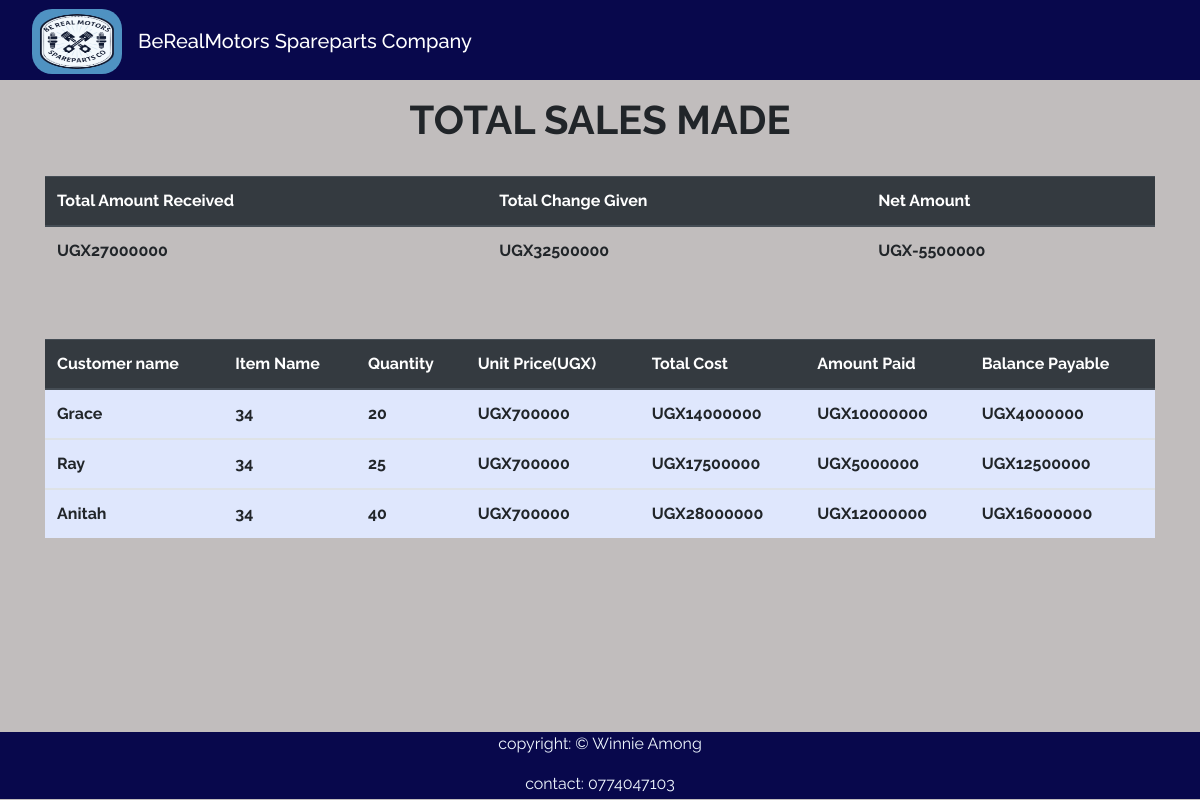
The page /all_sales/ on the database as committed earlier.
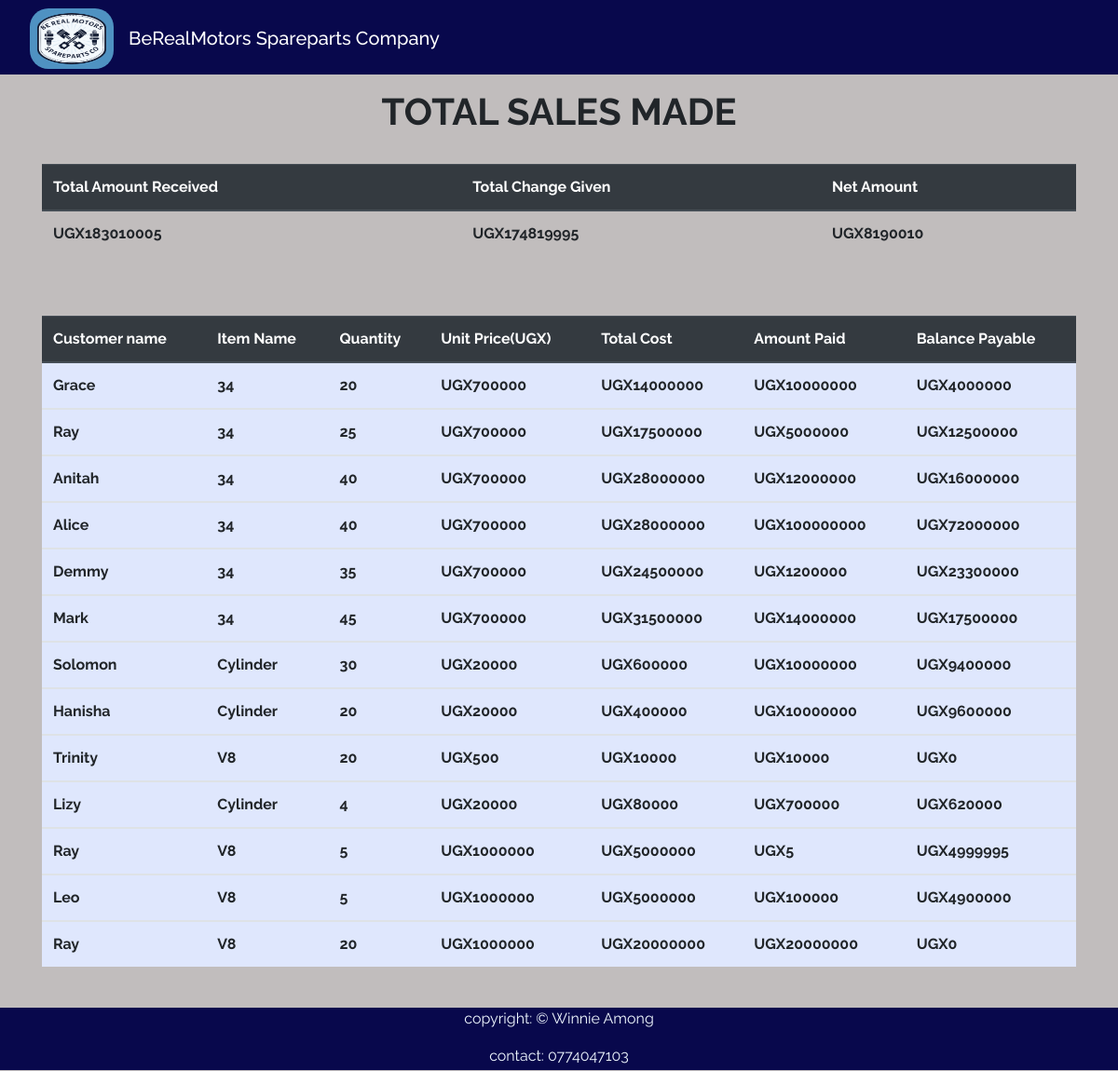
The same page on the database as committed later.
### spareApp/models.py (models this page shows, shortened)
class Sale(models.Model):
    part_purchased = models.ForeignKey(Product,on_delete=models.CASCADE,null=False, blank=False)
    quantity = models.IntegerField(default=0,null=False,blank=False)
    amount_received = models.IntegerField(default=0,null=False,blank=False)
    buyer_names = models.CharField(max_length=100,null=False,blank=False)
    unit_price = models.IntegerField(default=0,null=False,blank=False)
    branch = models.CharField(max_length=100, null=False,blank=False)
    buyer_contact = models.IntegerField(default=0,null=False,blank=False)
    date_of_purchase = models.DateField(default=timezone.now)
    def get_total(self):
        total = self.quantity * self.part_purchased.unit_price
        return int(total)
    def get_change(self):
        change = self.get_total() -self.amount_received
        return abs(int(change))

class Product(models.Model):
    Category_name = models.ForeignKey(Category,on_delete=models.CASCADE,null=False, blank=False)
    part_name = models.CharField(max_length=50, null = False, blank=False)
    country_of_origin = models.CharField(max_length=50,null=False,blank=False)
    total_quantity = models.IntegerField(default=0, null=False, blank=False)
    issued_quantity = models.IntegerField(default=0, null=False,blank=False)
    received_quantity = models.IntegerField(default=0, null=False,blank=False)
    unit_price =models.IntegerField(default=0, null=False,blank=False)
    arrival_date =models.DateField(default=timezone.now)
    branch_name =models.CharField(max_length=100, null=False,blank=False)
    part_number = models.IntegerField(default=0,null=True,blank=True)
    def __str__(self):
        return self.part_name

### spareApp/views.py (the view)
# urls.py: path('all_sales/',views.all_sales,name='all_sales'),
def all_sales(request):
   sales = Sale.objects.all()
   total = sum([items.amount_received for items in sales])
   change = sum([items.get_change() for items in sales])
   net = total - change
   return render(request,'spare/all_sales.html',{'sales':sales,'total':total,'change':change,'net':net})

### template/spare/all_sales.html
{% extends 'spare/base.html' %}
{% block content%}
<br></br><br><br>
<div class = "container">
<h1 class = "text-center" style="font-weight: bolder;">TOTAL SALES MADE</h1><br>
  <table class="table" style="border: black;">
    <thead class="thead-dark" style="font-weight: bolder;">
      <tr>
        <th scope="col">Total Amount Received</th>
        <th scope="col">Total Change Given</th>
        <th scope="col">Net Amount</th>
      </tr>
    </thead>
    <tbody>
      <tr>
        <td style="font-weight: bolder;">UGX{{total}}</td>
        <td style="font-weight: bolder;">UGX{{change}}</td>
        <td style="font-weight: bolder;">UGX{{net}}</td>
      </tr>
    </tbody>
  </table>
</div>
<br></br>
<div class = "container">
  <table class="table" style="background-color:#dfe7fd;">
    <thead class="thead-dark">
      <tr>
        <th scope="col">Customer name</th>
        <th scope="col">Item Name</th>
        <th scope="col">Quantity</th>
        <th scope="col">Unit Price(UGX)</th>
        <th scope="col">Total Cost</th>
        <th scope="col">Amount Paid</th>
        <th scope="col">Balance Payable</th>
      </tr>
    </thead>
    {% for sale in sales %}
    <tbody>
      <tr>
        <td style="font-weight: bolder;font-size: 16px;">{{sale.buyer_names | title}}</td>
        <td style="font-weight: bolder;">{{sale.part_purchased | title}}</td>
        <td style="font-weight: bolder;">{{sale.quantity}}</td>
        <td style="font-weight: bolder;">UGX{{sale.unit_price}}</td>
        <td style="font-weight: bolder;">UGX{{sale.get_total}}</td>
        <td style="font-weight: bolder;">UGX{{sale.amount_received}}</td>
        <td style="font-weight: bolder;">UGX{{sale.get_change}}</td>
      </tr>
    </tbody>
    {% endfor %}
  </table>
</div>
<br>
<br>
<br>
<br>
{% endblock %}

Rows that differ between the two databases and show on the page:
added Sale: buyer_names "Alice", part_purchased "34", quantity "40", unit_price "700000", get_total "28000000", amount_received "100000000", get_change "72000000"
added Sale: buyer_names "Demmy", part_purchased "34", quantity "35", unit_price "700000", get_total "24500000", amount_received "1200000", get_change "23300000"
added Sale: buyer_names "Mark", part_purchased "34", quantity "45", unit_price "700000", get_total "31500000", amount_received "14000000", get_change "17500000"
added Sale: buyer_names "Solomon", part_purchased "Cylinder", quantity "30", unit_price "20000", get_total "600000", amount_received "10000000", get_change "9400000"
added Sale: buyer_names "Hanisha", part_purchased "Cylinder", quantity "20", unit_price "20000", get_total "400000", amount_received "10000000", get_change "9600000"
added Sale: buyer_names "Trinity", part_purchased "V8", quantity "20", unit_price "500", get_total "10000", amount_received "10000", get_change "0"
added Sale: buyer_names "Lizy", part_purchased "Cylinder", quantity "4", unit_price "20000", get_total "80000", amount_received "700000", get_change "620000"
added Sale: buyer_names "Ray", part_purchased "V8", quantity "5", unit_price "1000000", get_total "5000000", amount_received "5", get_change "4999995"
added Sale: buyer_names "Leo", part_purchased "V8", quantity "5", unit_price "1000000", get_total "5000000", amount_received "100000", get_change "4900000"
added Sale: buyer_names "Ray", part_purchased "V8", quantity "20", unit_price "1000000", get_total "20000000", amount_received "20000000", get_change "0"
Other text that changed with them:
{{ total }}: "27000000" → "183010005"
{{ change }}: "32500000" → "174819995"
{{ net }}: "-5500000" → "8190010"
